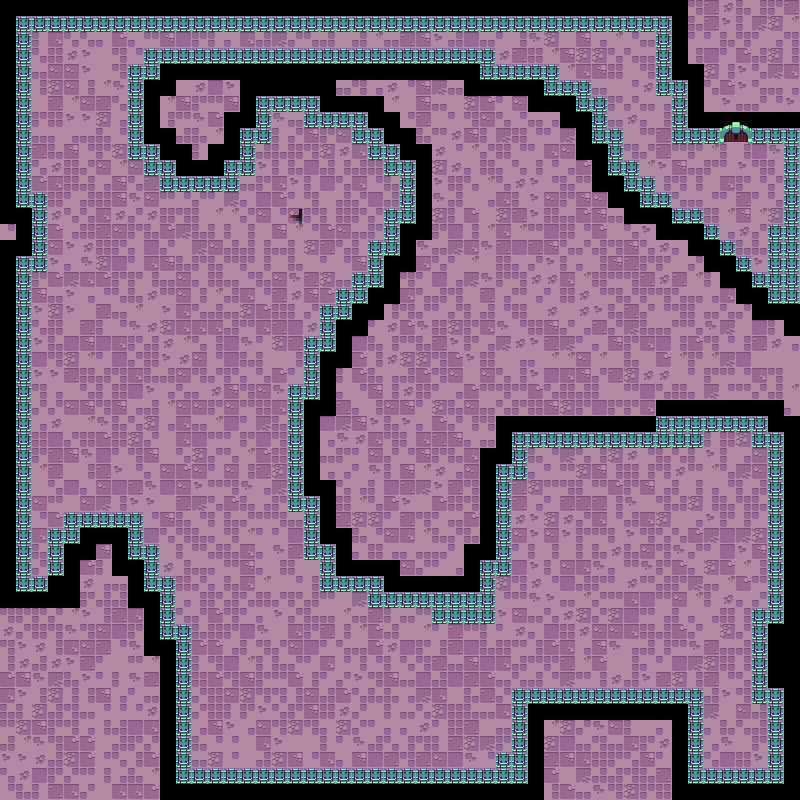

A 2D game scene composited from a Tiled map and its tileset images. What follows is a short description and the map's XML, with each tile layer's data collapsed to a summary:
An orthogonal 50x50 tile map with 16x16 px tiles, 5 tile layers (Floor, Wall, Occlusion, Door, ...) and 1 object (StartPoint).

<map version="1.0" tiledversion="1.1.2" orientation="orthogonal" renderorder="right-down" width="50" height="50" tilewidth="16" tileheight="16" infinite="0" nextobjectid="2">
 <tileset firstgid="1" source="Tileset.tsx" />
 <layer name="Floor" width="50" height="50">
  <data>[2500 cells, 2500 non-empty, 28 distinct tile ids]</data>
 </layer>
 <layer name="Wall" width="50" height="50">
  <data>[2500 cells, 376 non-empty, 5 distinct tile ids]</data>
 </layer>
 <layer name="Occlusion" width="50" height="50">
  <data>[2500 cells, 366 non-empty, 1 distinct tile ids]</data>
 </layer>
 <layer name="Door" width="50" height="50">
  <data>[2500 cells, 4 non-empty, 4 distinct tile ids]</data>
 </layer>
 <layer name="Key" width="50" height="50">
  <data>[2500 cells, 1 non-empty, 1 distinct tile ids]</data>
 </layer>
 <objectgroup name="Object Layer 1">
  <object id="1" name="StartPoint" x="353" y="687">
   <point />
  </object>
 </objectgroup>
</map>
